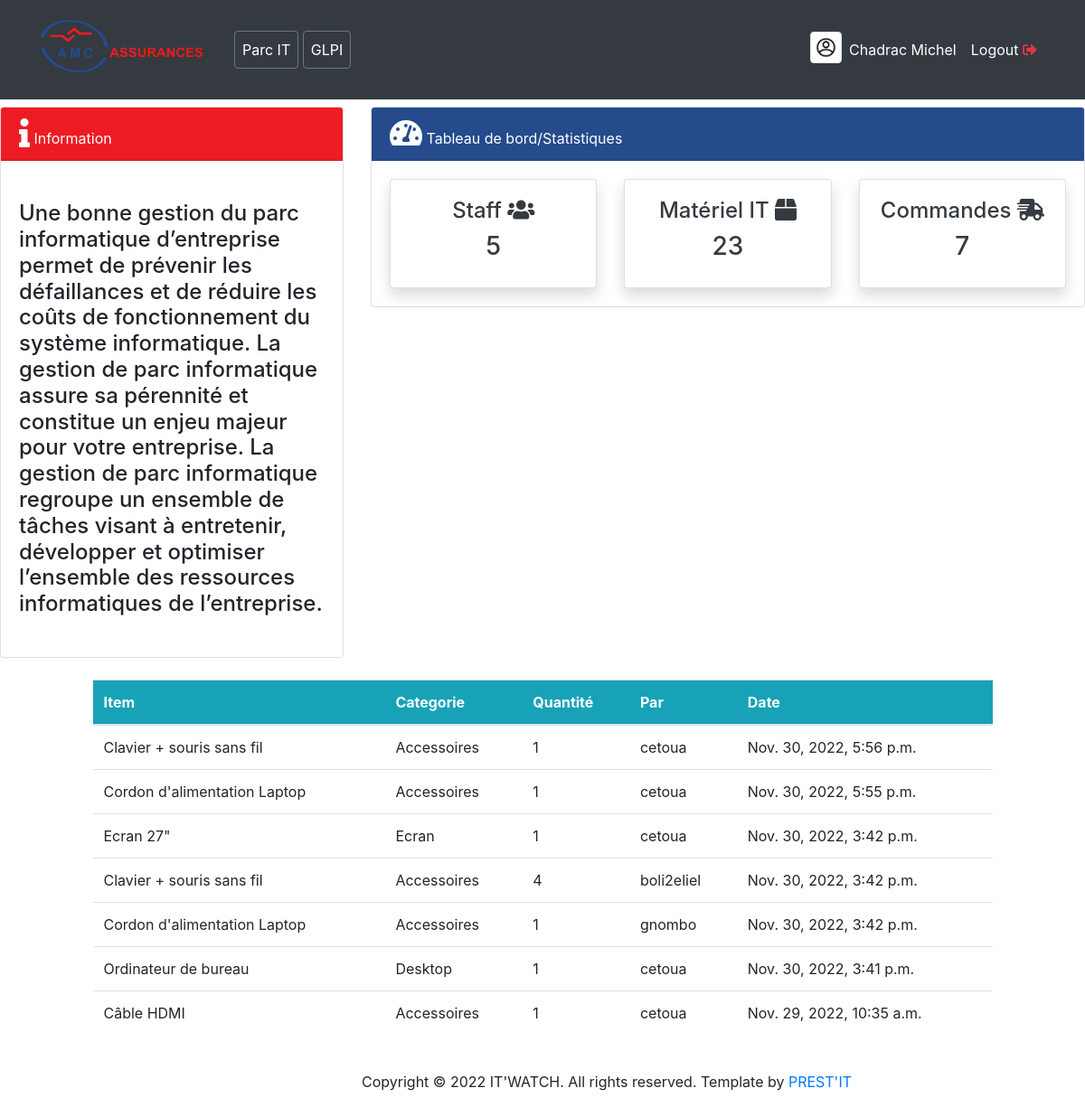
/order/ (signed in), run on an earlier commit of the app's database.
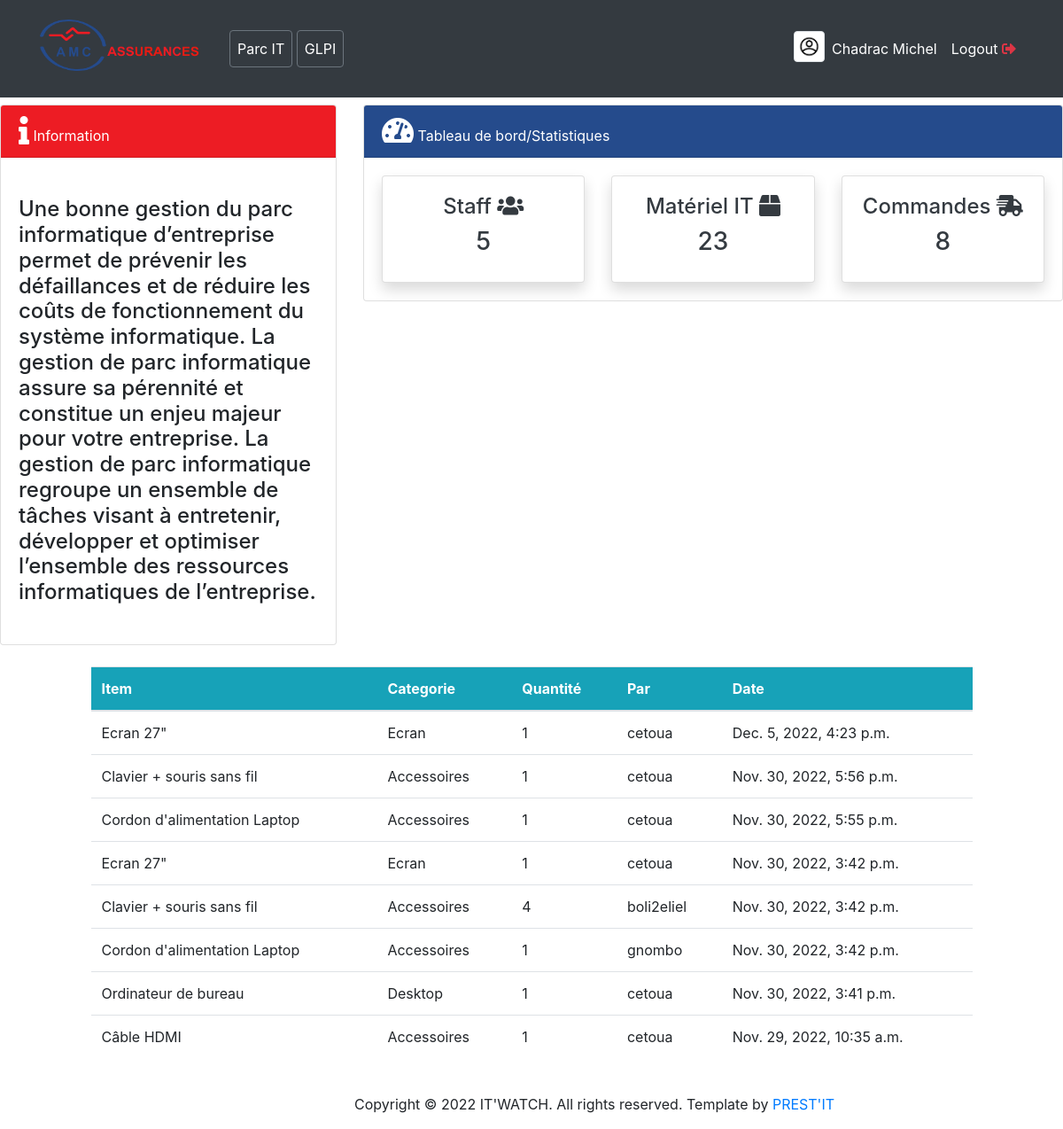
And on a later commit of the database.
### user/models.py (models this page shows, shortened)
class Profile(models.Model):
    staff = models.OneToOneField(User, on_delete=models.CASCADE, null=True)
    address = models.CharField(max_length=200, null=True)
    phone = models.CharField(max_length=20, null=True)
    image = models.ImageField(default='avatar.jpg', upload_to='Profile_Images', null=True)
    job_function = models.CharField(max_length=200, null=True)

### dashboard/models.py (models this page shows, shortened)
class Order(models.Model):
    product = models.CharField(max_length=255, blank=True, null=True,)
    category = models.CharField(max_length=255, blank=True, null=True, choices=CATEGORIE)
    staff = models.ForeignKey(User,on_delete=models.CASCADE, null=True)
    order_quantity = models.PositiveIntegerField(null=True)
    date = models.DateTimeField(auto_now_add=True )
    class Meta:
        verbose_name_plural = 'Order'  # On change le nom de cette table dans l'Admin Panel

### dashboard/views.py (the view)
# urls.py: path('order/', views.order, name='dashboard-order'),
@login_required()  # on met ce "decorators" pârtout où l'on veut que le user soit connecté avant d'y acceder
def order(request):
    orders = Order.objects.all().order_by('-date')
    workers_count = User.objects.all().count()
    products_count = Product.objects.all().count()
    orders_count = Order.objects.all().count()
    title = "Commandes"
    context = {
        'title': title,
        'orders':orders,
        'workers_count':workers_count,
        'products_count':products_count,
        'orders_count':orders_count,
    }
    return render(request, 'dashboard/order.html', context)

### dashboard/templates/dashboard/order.html (shortened to what this page needs)
{% extends 'partials/base.html' %}
{% block content %}
{% include 'partials/topnav.html' %}
<div class="row my-4">
    <div class="col-md-10 offset-1">
        <table class="table bg-white">
            <thead class="bg-info text-white" >
                <tr>
                    <th scope="col">Item</th>
                    <th scope="col">Categorie</th>
                    <th scope="col">Quantité</th>
                    <th scope="col">Par</th>
                    <th scope="col">Date</th>
                </tr>
            </thead>
            <tbody>
               {% for order in orders %}
                <tr>
                    <td>{{order.product}}</td>
                    <td>{{order.category}}</td>
                    <td>{{order.order_quantity}}</td>
                    <td>{{order.staff.username}}</td>
                    <td>{{order.date}}</td>
                </tr>
                {% endfor %}
            </tbody>
        </table>
    </div>
</div>
{% endblock %}

### dashboard/templates/partials/base.html (shortened to what this page needs)
<!doctype html>
{% load static %}
<html lang="en">
  <head>
     <link rel="stylesheet" href="https://cdn.jsdelivr.net/npm/bootstrap@4.6.0/dist/css/bootstrap.min.css">
     <link rel="stylesheet" href="{% static '/css/bootstrap.min.css' %}"
>
    <link rel="stylesheet" href="https://use.fontawesome.com/releases/v5.15.2/css/all.css">
    <link rel="stylesheet" href="{% static '/css/all.css' %}"
>
    <link rel="stylesheet" href="{% static '/css/style.css' %}">
  </head>
  <body id='backgd'>
    {% include 'partials/nav.html' %}
    {% block content%} {% endblock content%}
    <footer>
      <div class="row">
          <div class="col-md-12">
              <div class="copyright offset-4">
                  <p class="text-gray text-bold">Copyright © 2022 IT'WATCH. All rights reserved. Template by <a href="https://prestit.com">PREST'IT</a></p>
              </div>
          </div>
      </div>
      </footer>
  </body>
</html>

### dashboard/templates/partials/nav.html (shortened to what this page needs)
{% load static %}
<nav class="navbar navbar-expand-lg navbar-info bg-dark">
    <div class="container">
        {% if user.is_authenticated %}
        <a class="navbar-brand text-white"  href="{% url 'dashboard-index' %}">
            <img src="{% static 'img/Logo_AMC.png' %}" alt="AMC Asssurances" style="width: 180px; margin-bottom:8px; margin-right:18px;" />
        </a>
        <div class="collapse navbar-collapse" id="navbarSupportedContent">
            <ul class="navbar-nav mr-auto">
                <li class="nav-item active">
                    <a class="nav-link text-white undeline btn btn-outline-secondary" href="{% url 'dashboard-index' %}" >Parc IT</a>
                </li>&nbsp;
                <li class="nav-item active">
                    <a class="nav-link text-white btn btn-outline-secondary" href="#" >GLPI</a>
                </li>
            </ul>
            <ul class="navbar-nav ml-auto">
                <li class="nav-item active">
                        <a href="{% url 'user-profile' %}"><img style="width: 35px ;" class="img-thumbnail" src="{{user.profile.image.url}}" alt="profile img"></a>
                </li>
                <li class="nav-item active">
                        <a class="nav-link text-white"  href="{% url 'user-profile' %}"> {{user.first_name}}
                        </a>
                </li>
                <li class="nav-item">
                    <a class="nav-link text-white" data-toggle="modal" data-target="#exampleModal" href="{% url 'user-logout' %}">Logout&nbsp;<i class="fas fa-sign-out-alt text-danger" ></i></a>
                </li>
            </ul>
            {% else %}
            <ul class="navbar-nav ml-auto">
                <li class="nav-item">
                    <a class="nav-link text-white" href="{% url 'user-login' %}">Login</a>
                </li>
            </ul>
            {% endif %}
        </div>
    </div>
</nav>

### dashboard/templates/partials/topnav.html
<div class="row">
    <div class="col-md-4 mt-2">
        <div class="card">
            <div class="card-header text-white" style="background-color: rgb(237, 28, 36);"><i class="fas fa-info fa-2x "></i>
                Information
            </div>
            <div class="card-body">
                <marquee behavior="" direction="">
                    <h4 class="my-4">Une bonne gestion du parc informatique d’entreprise permet de prévenir les défaillances et de réduire les coûts de fonctionnement du système informatique. La gestion de parc informatique assure sa pérennité et constitue un enjeu majeur pour votre entreprise. La gestion de parc informatique regroupe un ensemble de tâches visant à entretenir, développer et optimiser l’ensemble des ressources informatiques de l’entreprise.</h4>
                </marquee>
            </div>
        </div>
    </div>
    <div class="col-md-8 mt-2">
        <div class="card">
            <div class="card-header text-white" style="background-color: rgb(37, 75, 140);"><i class="fas fa-tachometer-alt fa-2x "></i>
                Tableau de bord/Statistiques
            </div>
            <div class="card-body">
                <div class="row">
                    <div class="col-md-4">
                        <a class="text-decoration-none text-dark" href="{% url 'dashboard-staff' %}">
                            <div class="card my-card shadow">
                                <div class="card-body text-center">
                                    <h4>Staff <i class="fas fa-users"></i></h4>
                                    <h3>{{ workers_count }}</h3>
                                </div>
                            </div>
                        </a>
                    </div>
                    <div class="col-md-4">
                        <a class="text-decoration-none text-dark" href="{% url 'dashboard-product' %}">
                            <div class="card my-card shadow">
                                <div class="card-body text-center">
                                    <h4>Matériel IT <i class="fas fa-box"></i></h4>
                                    <h3>{{ products_count }}</h3>
                                </div>
                            </div>
                        </a>
                    </div>
                    <div class="col-md-4">
                        <a class="text-decoration-none text-dark" href="{% url 'dashboard-order' %}">
                            <div class="card my-card shadow">
                                <div class="card-body text-center">
                                    <h4>Commandes <i class="fas fa-shipping-fast"></i></h4>
                                    <h3>{{ orders_count }}</h3>
                                </div>
                            </div>
                        </a>
                    </div>
                </div>
            </div>
        </div>
    </div>
</div>

### dashboard/static/css/all.css (style rules this page uses)
.fa,.fab,.fad,.fal,.far,.fas { -moz-osx-font-smoothing:grayscale;-webkit-font-smoothing:antialiased;display:inline-block;font-style:normal;font-variant:normal;text-rendering:auto;line-height:1 }
.fa-2x { font-size:2em }
.fa-box:before { content:"\f466" }
.fa-info:before { content:"\f129" }
.fa-shipping-fast:before { content:"\f48b" }
.fa-sign-out-alt:before { content:"\f2f5" }
.fa-tachometer-alt:before { content:"\f3fd" }
.fa-users:before { content:"\f0c0" }

### dashboard/static/css/style.css (style rules this page uses)
body { background: rgb(230, 227, 227); }

What changed in the data, as far as the page shows it:
added Order: product "Ecran 27\"", category "Ecran", order_quantity "1", staff.username "cetoua", date "Dec. 5, 2022, 4:23 p.m."
Also different on the page:
{{ orders_count }}: "7" → "8"
